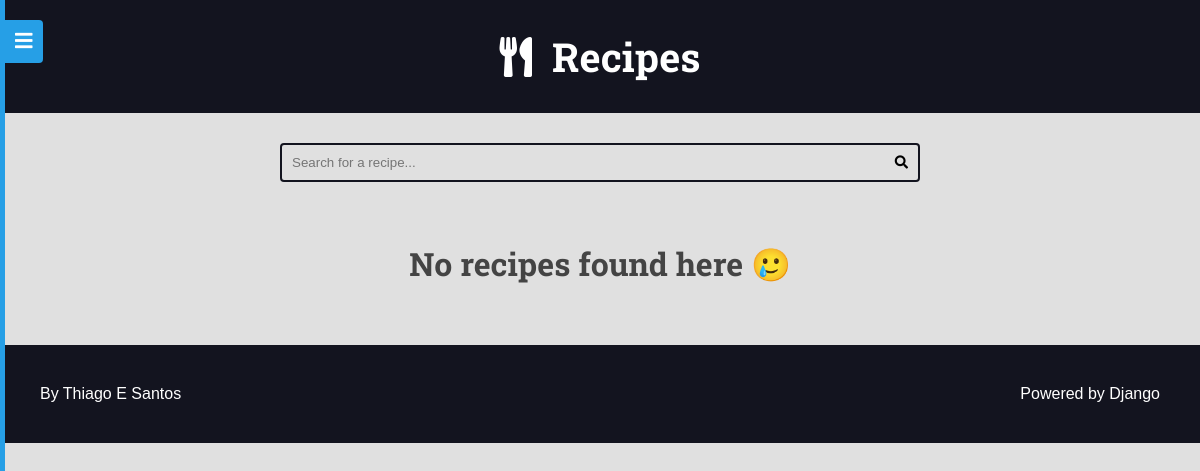
Before: /recipes/tag/olha-so-que-legal with the older database file.
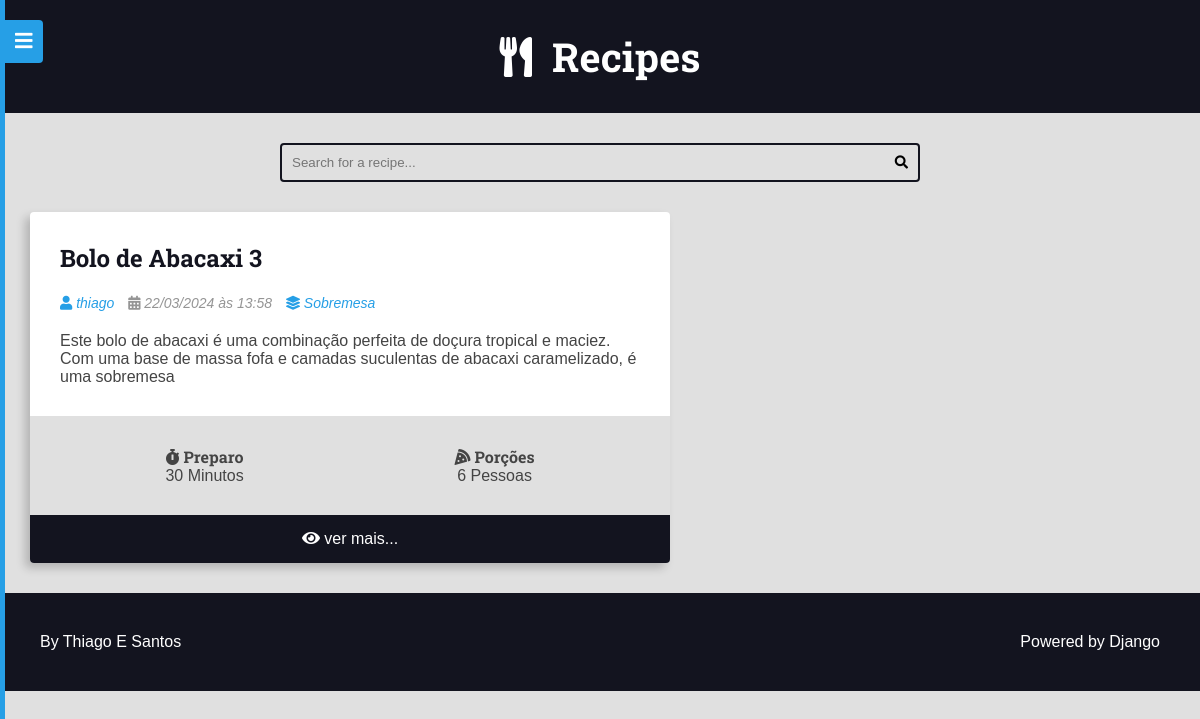
After: the same page with the newer database file.
### recipes/models.py (models this page shows, shortened)
class Recipe(models.Model):
    objects = RecipeManager()
    title = models.CharField(max_length=65, verbose_name=_('Title'))
    description = models.CharField(max_length=165)
    slug = models.SlugField(unique=True)
    preparation_time = models.IntegerField()
    preparation_time_unit = models.CharField(max_length=65)
    servings = models.IntegerField()
    servings_unit = models.CharField(max_length=65)
    preparation_steps = models.TextField()
    preparation_steps_is_html = models.BooleanField(default=False)
    created_at = models.DateTimeField(auto_now_add=True)
    updated_at = models.DateTimeField(auto_now=True)
    is_published = models.BooleanField(default=False)
    cover = models.ImageField(
        upload_to='recipes/covers/%Y/%m/%d/', blank=True, default='')
    category = models.ForeignKey(
        Category, on_delete=models.SET_NULL, null=True, blank=True,
        default=None,
    )
    author = models.ForeignKey(
        User, on_delete=models.SET_NULL, null=True
    )
    tags = models.ManyToManyField(Tag)
    def get_absolute_url(self):
        return reverse('recipes:recipe', args=(self.id,))
    class Meta:
        verbose_name = _('Recipe')
        verbose_name_plural = _('Recipes')

class Category(models.Model):
    name = models.CharField(max_length=65)

### recipes/views.py (the view)
class RecipeListViewTag(RecipeListViewBase):
    template_name = 'recipes/pages/tag.html'
    def get_queryset(self, *args, **kwargs):
        qs = super().get_queryset(*args, **kwargs)
        qs = qs.filter(tags__slug=self.kwargs.get('slug', ''))
        return qs
    def get_context_data(self, *args, **kwargs):
        context_data = super().get_context_data(*args, **kwargs)
        page_title = Tag.objects.filter(
            slug=self.kwargs.get('slug', '')).first()
        if not page_title:
            page_title = 'No recipes found'
        page_title = f'{page_title} - Tag |'
        context_data.update(
            {'page_title': page_title}
        )
        return context_data

### recipes/views.py (called while the page is built)
    def get_queryset(self, *args, **kwargs):
        qs = super().get_queryset(*args, **kwargs)
        qs = qs.filter(is_published=True)
        qs = qs.select_related('author', 'category')
        qs = qs.prefetch_related('tags', 'author__profile')
        return qs

    def get_context_data(self, *args, **kwargs):
        context_data = super().get_context_data(*args, **kwargs)
        page_obj, pagination_range = make_pagination(
            self.request, context_data.get('recipes'), PER_PAGE)
        html_language = translation.get_language()
        context_data.update(
            {
                'recipes': page_obj,
                'pagination_range': pagination_range,
                'html_language': html_language
            })
        return context_data

### tag/models.py (called while the page is built)
    def __str__(self):
        return self.name

### utils/pagination.py (called while the page is built)
def make_pagination(request, queryset, per_page, qty_pages=4):
    try:
        current_page = int(request.GET.get('page', 1))
    except ValueError:
        current_page = 1
    paginator = Paginator(queryset, per_page)
    page_obj = paginator.get_page(current_page)
    pagination_range = make_pagination_range(
        paginator.page_range,
        qty_pages,
        current_page
    )
    return page_obj, pagination_range

### recipes/templates/recipes/pages/tag.html (shortened to what this page needs)
{% extends 'global/base.html' %}
{% block content %}
<div class="main-content main-content-list container">
    {% for recipe in recipes %}
    {% include 'recipes/partials/recipe.html' %}
    {% empty %}
    <div class="center m-y">
        <h1>No recipes found here 🥲</h1>
    </div>
    {% endfor %}
</div>
{% endblock content %}

### base_templates/global/base.html (shortened to what this page needs)
{% load static %}
<!DOCTYPE html>
<html lang="pt-BR">
<head>
    {% include 'global/partials/head.html' %}
</head>
<body>
    {% include 'global/partials/menu.html'%}
    {% include 'global/partials/header.html' %}
    {% include 'global/partials/search.html' %}
    <main class="main-content-container">
        {% block content %}{% endblock content %}
    </main>
    {% include 'global/partials/footer.html' %}
</body>
</html>

### base_templates/global/partials/head.html (shortened to what this page needs)
{% load static %}
<link rel="stylesheet" href="https://cdnjs.cloudflare.com/ajax/libs/font-awesome/5.15.4/css/fontawesome.min.css"
 />
<link rel="stylesheet" href="https://cdnjs.cloudflare.com/ajax/libs/font-awesome/5.15.4/css/brands.min.css"
 />
<link rel="stylesheet" href="https://cdnjs.cloudflare.com/ajax/libs/font-awesome/5.15.4/css/solid.min.css"
 />
<link rel="stylesheet" href="{% static 'global/css/styles.css' %}">
<link rel="stylesheet" href="{% static 'global/css/global-style.css' %}">

### base_templates/global/partials/menu.html (shortened to what this page needs)
<button class="button-show-menu button-show-menu-visible">
    <i class="fas fa-bars"></i>
</button>
<div class="menu-container menu-hidden">
    <div class="menu-content">
        <nav class="menu-nav">
            <a href="{% url 'recipes:home' %}">Home</a>
            {% if user.is_authenticated %}
                <a href="{% url 'authors:dashboard_recipe_create' %}">New Recipe</a>
                <a href="{% url 'authors:dashboard' %}">Dashboard</a>
                <a class="authors-logout-link" href="{% url 'authors:logout' %}">Logout</a>
                {% include 'authors/partials/form_logout.html' %}
            {% else %}
                <a href="{% url 'authors:login' %}">Login</a>
                <a href="{% url 'authors:register' %}">Register</a>
            {% endif %}
        </nav>
    </div>
</div>

### base_templates/global/partials/header.html
<header class="main-header-container">
    <div class="main-header container">
        <h1>
            <a class="main-logo" href="{% url 'recipes:home' %}">
                <i class="fas fa-utensils main-logo-icon"></i>
                <span class="main-logo-text">Recipes</span>
            </a>
        </h1>
    </div>
</header>

### base_templates/global/partials/search.html
<div class="search-container">
    <div class="container">
        <form action="{% url 'recipes:search'%}" method="GET" class="search-form">
            <input type="search" class="search-input" name="q" value="{{ search_term }}"
            placeholder="Search for a recipe..." required>
            <button type="submit" class="search-button"><i class="fas fa-search"></i></button>
        </form>
    </div>
</div>

### recipes/templates/recipes/partials/recipe.html (shortened to what this page needs)
{% load i18n %}
<div class="recipe recipe-list-item">
    <div class="recipe-title-container">
        <h2 class="recipe-title">
            <a href="{{ recipe.get_absolute_url }}">
                {{ recipe.title }}
            </a>
        </h2>
    </div>
    <div class="recipe-author">
        {% if recipe.author is not None %}
            <span class="recipe-author-item">
                {% if recipe.author.profile %}
                    <a href="{% url 'authors:profile' recipe.author.profile.id %}">
                {% endif %}
                <i class="fas fa-user"></i>
                {% if recipe.author.first_name %}
                    {{ recipe.author.first_name }} {{ recipe.author.last_name }}
                {% else %}
                    {{ recipe.author.username }}
                {% endif %}
                {% if recipe.author.profile %}
                    </a>
                {% endif %}
            </span>
        {% endif %}
        <span class="recipe-author-item">
            <i class="fas fa-calendar-alt"></i>
            {{ recipe.created_at|date:"d/m/Y" }} às {{ recipe.created_at|date:"H:i" }}
        </span>
        {% if recipe.category is not None %}
            <span class="recipe-author-item">
                <a href="{% url 'recipes:category' recipe.category.id %}">
                    <i class="fas fa-layer-group"></i>
                    <span>{{ recipe.category.name }}</span>
                </a>
            </span>
        {% endif %}
    </div>
    <div class="recipe-content">
        <p>{{ recipe.description }}</p>
    </div>
    <div class="recipe-meta-container">
        <div class="recipe-meta recipe-preparation">
            <h3 class="recipe-meta-title"><i class="fas fa-stopwatch"></i> {% translate "Preparation" %} </h3>
            <div class="recipe-meta-text">
                {{ recipe.preparation_time }} {{ recipe.preparation_time_unit }}
            </div>
        </div>
        <div class="recipe-meta recipe-servings">
            <h3 class="recipe-meta-title"><i class="fas fa-pizza-slice"></i> {% translate "Servings" %}</h3>
            <div class="recipe-meta-text">
                {{ recipe.servings }} {{ recipe.servings_unit }}
            </div>
        </div>
    </div>
    {% if is_detail_page is not True %}
        <footer class="recipe-footer">
            <a class="recipe-read-more button button-dark button-full-width" href="{% url 'recipes:recipe' recipe.id %}">
                <i class="fas fa-eye"></i>
                <span>{% translate "read more" %}...</span>
            </a>
        </footer>
    {% endif %}
</div>

### base_templates/global/partials/footer.html
<footer class="main-footer">
  <div class="developer">
    <a href="" target="_blank" rel="noreferrer noopener">By Thiago E Santos</a>
  </div>
  <div class="powered">
    <a href="" target="_blank" rel="noreferrer noopener">Powered by Django</a>
  </div>
</footer>

Changed rows visible on the page:
now on this page (row edited): Recipe: title "Bolo de Abacaxi 3", author.username "thiago", created_at "22/03/2024", created_at "13:58", category.name "Sobremesa", description "Este bolo de abacaxi é uma combinação perfeita de doçura tropical e maciez. Com uma base de massa fofa e camadas suculentas de abacaxi caramelizado, é uma sobremesa", preparation_time "30", preparation_time_unit "Minutos", servings "6", servings_unit "Pessoas"
Other visible differences:
text no longer shown: "No recipes found here 🥲"
